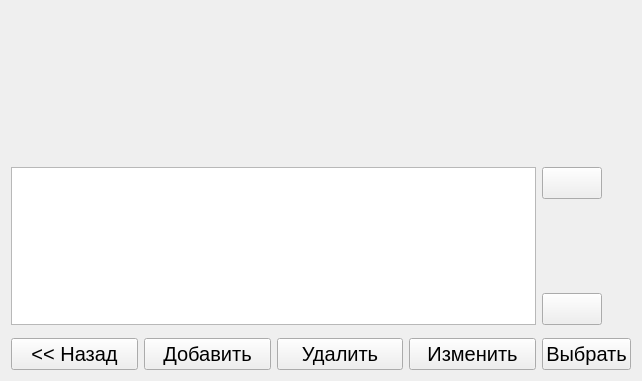
<?xml version="1.0" encoding="UTF-8"?>
<ui version="4.0">
 <class>SelectGraphFrame</class>
 <widget class="QWidget" name="SelectGraphFrame">
  <property name="geometry">
   <rect>
    <x>0</x>
    <y>0</y>
    <width>642</width>
    <height>381</height>
   </rect>
  </property>
  <property name="font">
   <font>
    <pointsize>15</pointsize>
   </font>
  </property>
  <property name="windowTitle">
   <string>Form</string>
  </property>
  <layout class="QGridLayout" name="gridLayout">
   <item row="0" column="0" colspan="5">
    <widget class="QCustomPlot" name="widget" native="true">
     <property name="minimumSize">
      <size>
       <width>0</width>
       <height>150</height>
      </size>
     </property>
    </widget>
   </item>
   <item row="3" column="4">
    <widget class="QPushButton" name="btnDown">
     <property name="maximumSize">
      <size>
       <width>60</width>
       <height>16777215</height>
      </size>
     </property>
     <property name="text">
      <string/>
     </property>
     <property name="icon">
      <iconset resource="../Resources.qrc">
       <normaloff>:/Images/circled-down.png</normaloff>:/Images/circled-down.png</iconset>
     </property>
     <property name="iconSize">
      <size>
       <width>48</width>
       <height>48</height>
      </size>
     </property>
    </widget>
   </item>
   <item row="5" column="1">
    <widget class="QPushButton" name="pushButton">
     <property name="text">
      <string>Добавить</string>
     </property>
    </widget>
   </item>
   <item row="5" column="4">
    <widget class="QPushButton" name="pushButton_4">
     <property name="text">
      <string>Выбрать</string>
     </property>
    </widget>
   </item>
   <item row="1" column="0" rowspan="3" colspan="4">
    <widget class="QListView" name="listView"/>
   </item>
   <item row="5" column="3">
    <widget class="QPushButton" name="pushButton_3">
     <property name="text">
      <string>Изменить</string>
     </property>
    </widget>
   </item>
   <item row="5" column="2">
    <widget class="QPushButton" name="pushButton_2">
     <property name="text">
      <string>Удалить</string>
     </property>
    </widget>
   </item>
   <item row="5" column="0">
    <widget class="QPushButton" name="btnReturn">
     <property name="text">
      <string>&lt;&lt; Назад</string>
     </property>
    </widget>
   </item>
   <item row="1" column="4">
    <widget class="QPushButton" name="btnUp">
     <property name="maximumSize">
      <size>
       <width>60</width>
       <height>16777215</height>
      </size>
     </property>
     <property name="text">
      <string/>
     </property>
     <property name="icon">
      <iconset resource="../Resources.qrc">
       <normaloff>:/Images/circled-up.png</normaloff>:/Images/circled-up.png</iconset>
     </property>
     <property name="iconSize">
      <size>
       <width>48</width>
       <height>48</height>
      </size>
     </property>
    </widget>
   </item>
   <item row="4" column="3">
    <spacer name="verticalSpacer">
     <property name="orientation">
      <enum>Qt::Vertical</enum>
     </property>
     <property name="sizeHint" stdset="0">
      <size>
       <width>20</width>
       <height>40</height>
      </size>
     </property>
    </spacer>
   </item>
  </layout>
 </widget>
 <customwidgets>
  <customwidget>
   <class>QCustomPlot</class>
   <extends>QWidget</extends>
   <header location="global">Controls/qcustomplot.h</header>
   <container>1</container>
  </customwidget>
 </customwidgets>
 <resources>
  <include location="../Resources.qrc"/>
 </resources>
 <connections/>
</ui>
